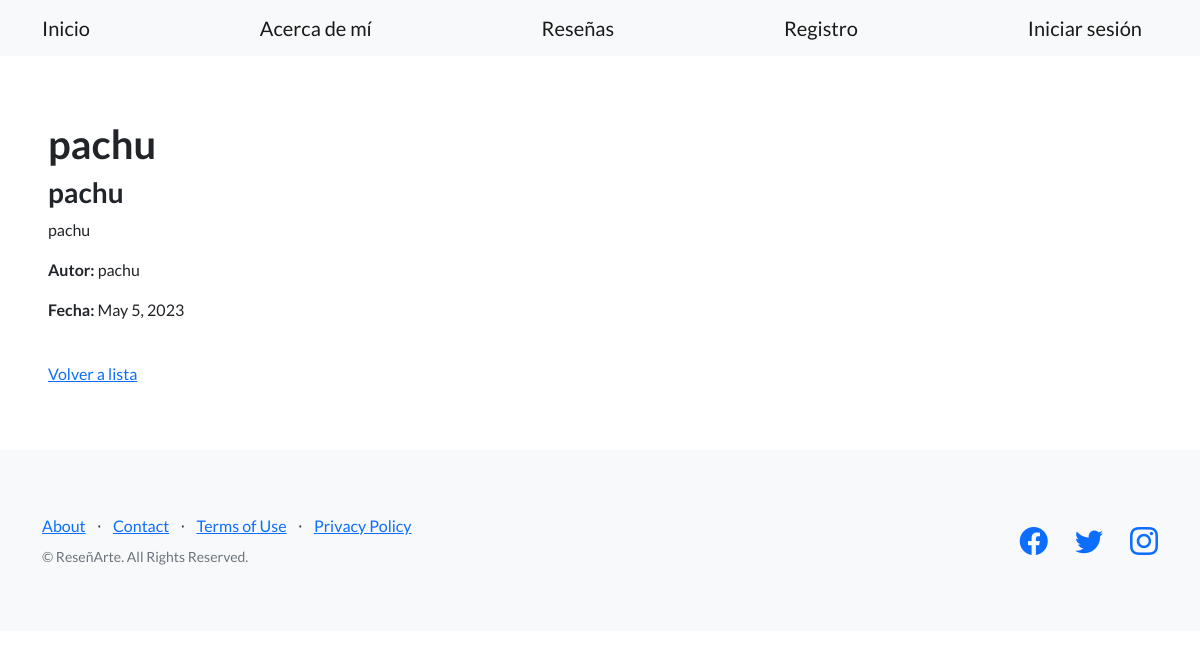
Screenshot of /blog/pages/pageId/12/ with the database file from the repository.
### blog/models.py (models this page shows, shortened)
class Reseña (models.Model):
    titulo = models.CharField(max_length=256)
    subtitulo = models.CharField(max_length=256)
    cuerpo = models.TextField()
    autor = models.CharField(max_length=256)
    fecha = models.DateField()

### blog/views.py (the view)
# urls.py: path('pages/pageId/<int:pk>/', ReseñaDetailView.as_view(), name="ver_reseña"),
class ReseñaDetailView(DetailView):
    model = Reseña
    success_url = reverse_lazy('lista_reseñas')

### blog/templates/blog/reseña_detail.html
{% extends "blog/base.html" %}
{% block contenido %}
<h1>
{{object.titulo}}
</h1>
<h3>
{{object.subtitulo}}
</h3>
<p>
{{object.cuerpo}}
</p>
<p>
  <strong>Autor:</strong> {{object.autor}}
</p>
<p>
  <strong>Fecha:</strong> {{object.fecha}}
</p>
<br>
<a href="{% url 'listar_reseñas' %}">Volver a lista</a>
{% endblock contenido %}

### rows the page displays
Reseña: titulo "pachu", subtitulo "pachu", cuerpo "pachu", autor "pachu", fecha "May 5, 2023"
